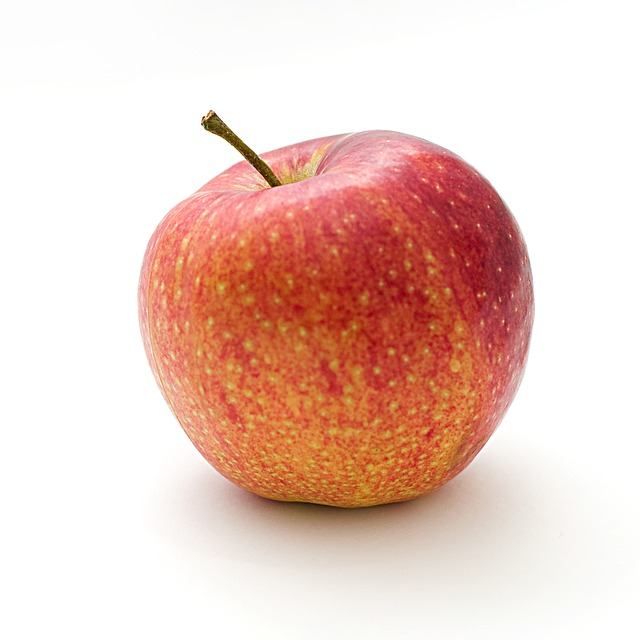
#> input picture Chapter_4/my_images/apple.jpg, 640 x 640 px
$ python 5_image_threshold_inverted.py
#> lines starting #> are read from the running program, lines starting #| are printed output that depends on the picture; after the words box and inside, x2 and y2 are one past the last pixel; in counts of white or black regions, pixels touching at a corner belong together
import cv2
# Load the image
img = cv2.imread("./my_images/apple.jpg", 0)
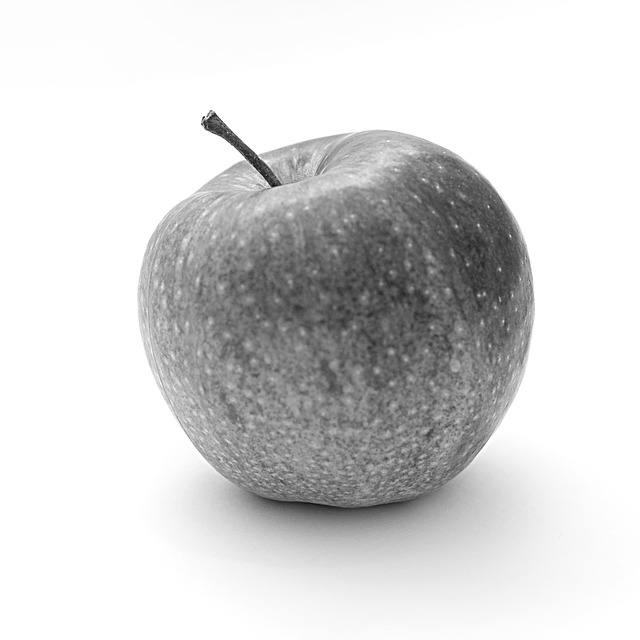
#> img: shape (640, 640); min 15, max 255, mean 213.4

# Apply threshold
_, thresh = cv2.threshold(img, 150, 255, cv2.THRESH_BINARY_INV)
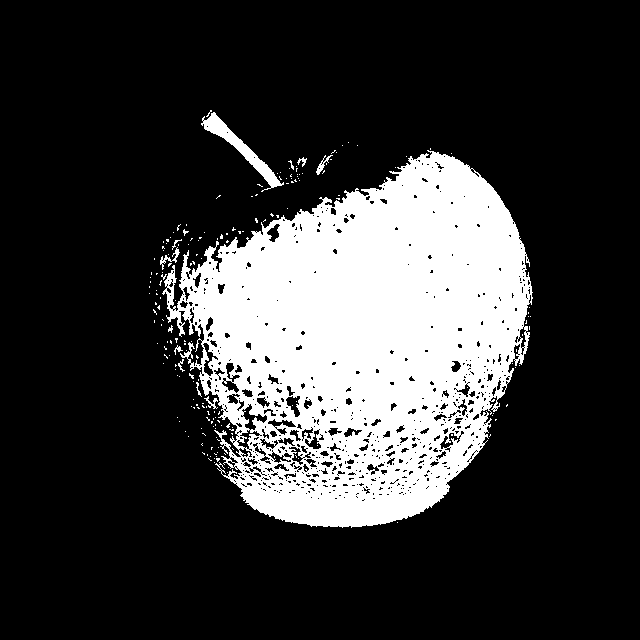
#> thresh: shape (640, 640); 21.8% white; 198 white regions (186 under 20 px), largest, box (x1, y1, x2, y2) and area: (162, 150, 533, 528) 86970, (201, 112, 284, 192) 1159, (160, 247, 180, 270) 110

# Show the results
cv2.imshow("Original", img)
cv2.imshow("Thresh", thresh)

cv2.waitKey(0)
cv2.destroyAllWindows()

$ run again, with Chapter_4/my_images/shapes.jpg copied over Chapter_4/my_images/apple.jpg
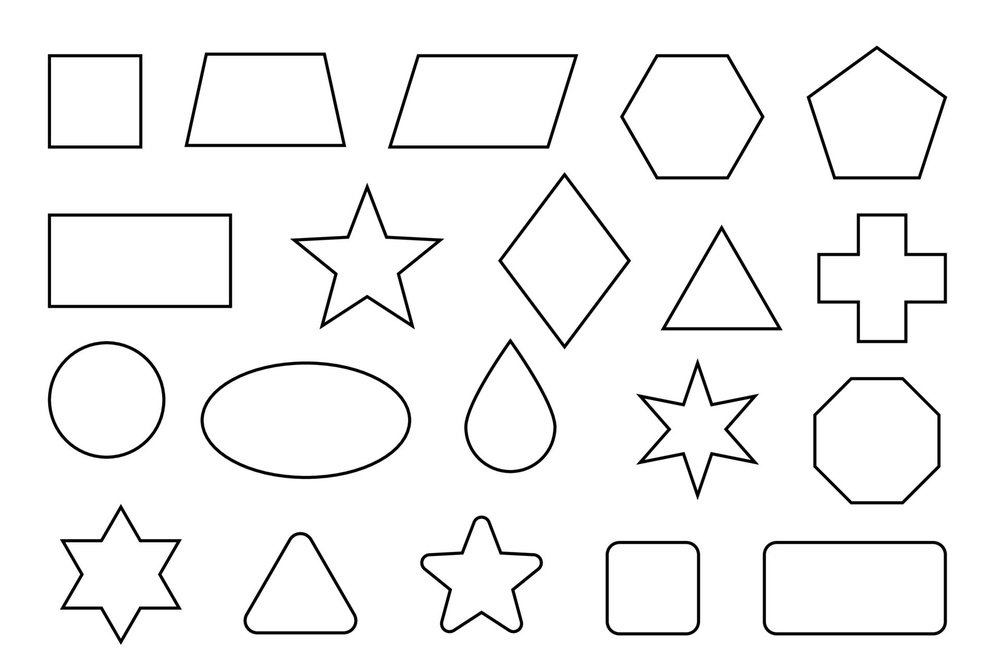
#> input picture Chapter_4/my_images/shapes.jpg, 1000 x 667 px, shrunk from 1920 x 1280 before the run
#> img is the input picture: shape (667, 1000); min 0, max 255, mean 244.5
#> `_, thresh = cv2.threshold(img, 150, 255, cv2.THRESH_BINARY_INV)`:
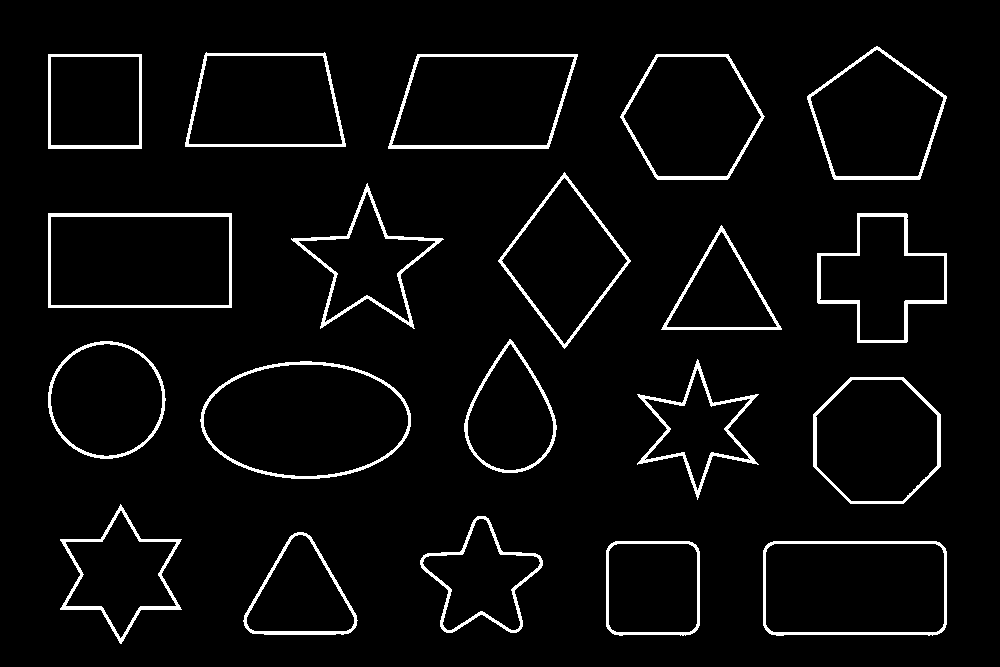
#> thresh: shape (667, 1000); 4.4% white; 20 white regions, largest, box (x1, y1, x2, y2) and area: (48, 213, 232, 308) 1816, (291, 183, 444, 329) 1771, (817, 213, 947, 343) 1765
